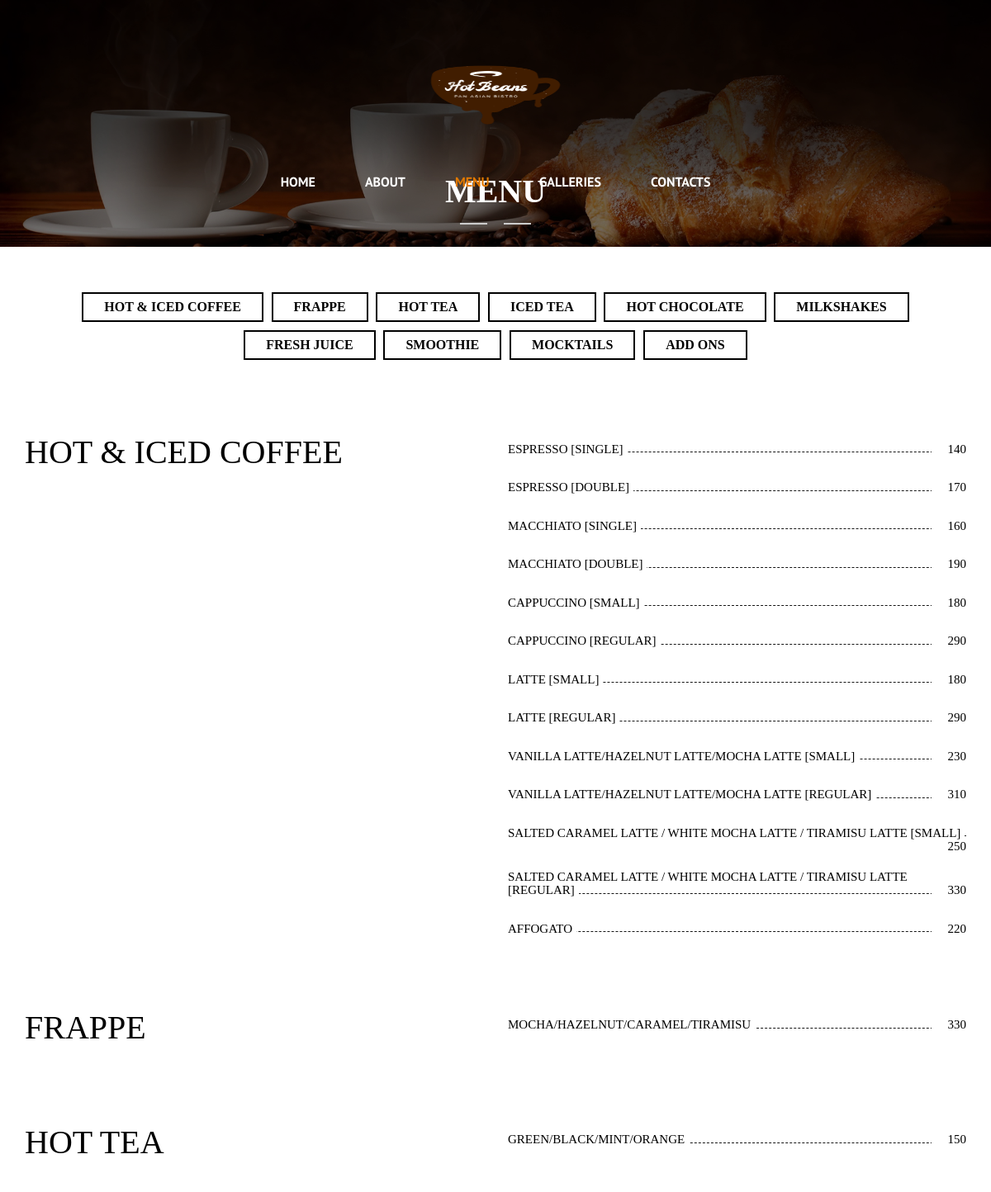
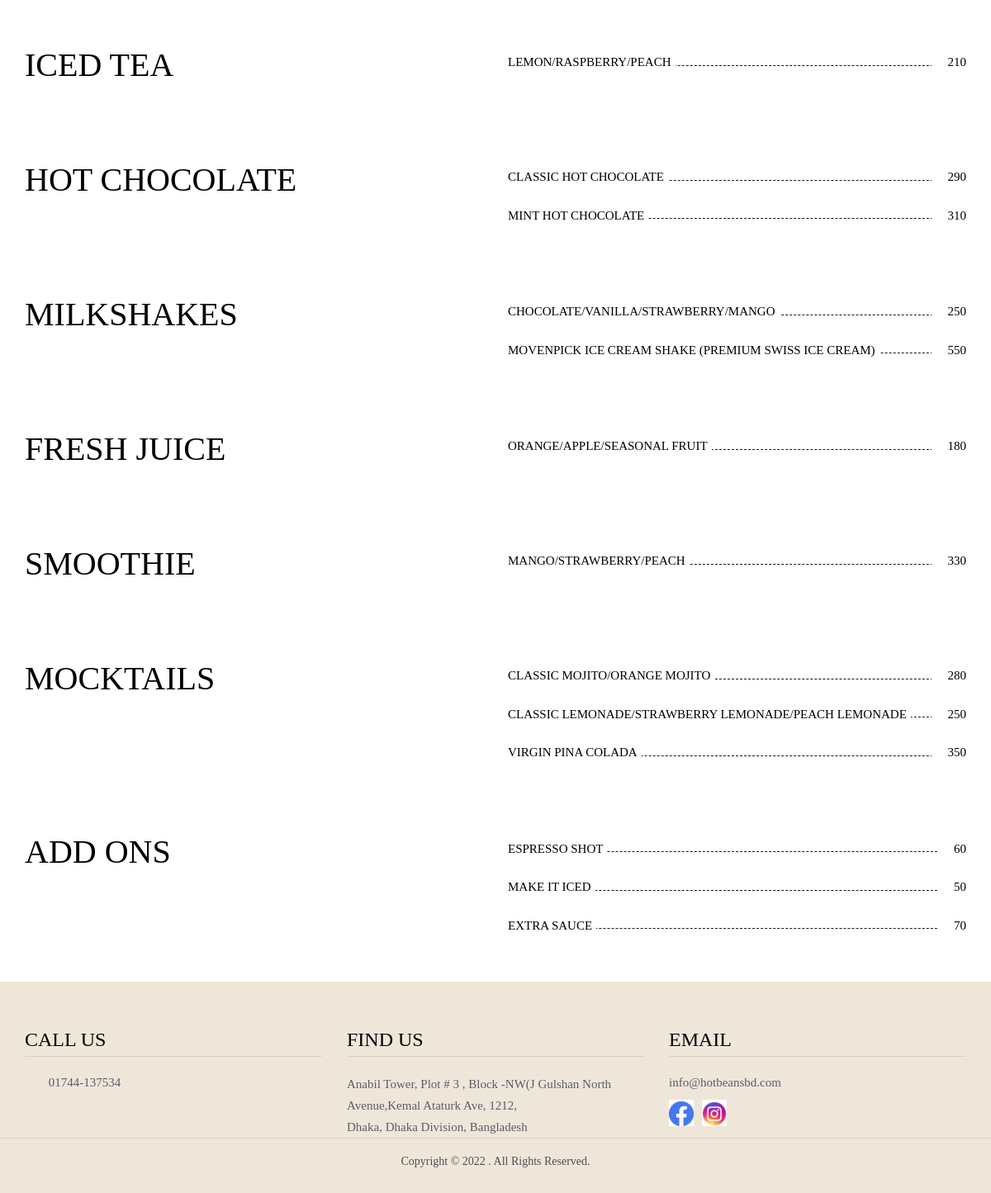
Page /menu.php on the committed database (2 pictures, top to bottom).
### tables this page shows
CREATE TABLE `categories` (
  `id` int(11) NOT NULL AUTO_INCREMENT,
  `category` varchar(255) DEFAULT NULL,
  `created_at` datetime DEFAULT NULL,
  `updated_at` datetime DEFAULT NULL,
  PRIMARY KEY (`id`)
);

CREATE TABLE `food_items` (
  `id` int(11) NOT NULL AUTO_INCREMENT,
  `category_id` int(11) DEFAULT NULL,
  `title` varchar(500) NOT NULL,
  `description` text DEFAULT NULL,
  `price` decimal(10,0) DEFAULT NULL,
  `image` varchar(255) DEFAULT NULL,
  `created_at` datetime DEFAULT NULL,
  `updated_at` datetime DEFAULT NULL,
  PRIMARY KEY (`id`)
);

### menu.php (the view, shortened to what this page needs)
<!doctype html>
<html class="no-js" lang="">
<head>
	<?php
		include('layout/head.php');
		include('php/connection.php');
	?>
</head>
<body class="page-menu">
	<div id="wrap">
		<header class="header">
			<div class="header-inner">
					<?php
						include('layout/header.php');
					?>
			</div>
		</header>
		<div id="main-content" class="main-content">
			<div class="page-header">
				<figure class="post-thumbnail">
				</figure>
				<h1 class="title"><span class="line-title">Menu<i class="fa">&#xf111;</i></span></h1>
			</div>
			<div class="page-content">
				<div id="menus" class="menus">
					<div class="container">
						<div id="filter" class="filter">
							<?php
								$sql = "SELECT * FROM categories order by id asc";
								$result = $conn->query($sql);
	                            if ($result->num_rows > 0) {
                              		while($row = $result->fetch_assoc()) {
							?>
							<button class="button" data-filter=".<?php echo $row['id'] ?>" style="margin-bottom:10px;"><?php echo $row['category'];?></button>
							<?php }}?>
						</div>
						<div class="menus-inner">
							<?php
								$sql = "SELECT * FROM categories order by id asc";
								$result = $conn->query($sql);
								if($result->num_rows > 0) {
                              		while($row = $result->fetch_assoc()) {
							?>
							<section id="<?php echo $row['id'] ?>" class="section menu-item <?php echo $row['id'] ?>">
								<div class="row">
									<div class="col-sm-6">
										<h1 class="title"><?php echo $row['category'] ?></h1>
									</div>
									<div class="col-sm-6">
										<div class="menu-inner">
											<?php
												$sql = "SELECT * FROM food_items where category_id=".$row['id'];
		                              			$data = $conn->query($sql);
													if($data->num_rows > 0) {
					                              		while($row = $data->fetch_assoc()) {
											?>
											<aside class="clearfix animated" data-animate="fadeInRight">
												<div class="menu-content">
													<h5 class="title menu-title"><span><?php echo $row['title']; ?></span><span class="menu-price"><i class="fa fa-usd"></i><?php echo $row['price']; ?></span></h5>
												</div>
											</aside>
											<?php }}?>
										</div>
									</div>
								</div>
							</section>
							<?php }}?>
						</div>
					</div>
				</div>
			</div>
		</div>
		<?php
			include('layout/footer.php')
		?>
	</div>
</body>
</html>

### layout/head.php (shortened to what this page needs)
<link rel="stylesheet" href="./assets/css/animate.css">
<link rel="stylesheet" href="./assets/css/hover.css">
<link rel="stylesheet" href="./assets/css/bootstrap.min.css">
<link rel="stylesheet" href="./assets/css/font-awesome.min.css">
<link rel="stylesheet" href="./assets/css/nivo-slider.css">
<link rel="stylesheet" href="./assets/css/flickity.min.css">
<link rel="stylesheet" href="./assets/css/main.css">
<link rel="stylesheet" href="./assets/css/responsive.css">
<link rel="stylesheet" href="./assets/css/color/default.css">

### layout/header.php (shortened to what this page needs)
<div class="container">
	<div class="header-top">
		<div class="row">
			<div class="col-sm-4 header-left col-xs-6">
			</div>
			<div class="col-sm-4 header-right col-sm-push-4  col-xs-6">
			</div>
			<div id="logo" class="col-sm-4 logo col-sm-pull-4">
				<a href="index.php"><img alt="The Retation" src="./assets/imgs/hotbeans.png" width="220" height="120"></a>
			</div>
		</div>
	</div>
</div>
<nav id="primary-navigation" class="navbar" role="navigation">
	<div class="navbar-inner">
		<div id="navbar" class="navbar-collapse collapse">
			<ul class="nav navbar-nav">
				<li class="<?php if(strpos($_SERVER['REQUEST_URI'], 'index.php')) echo 'active'; ?>"><a href="index.php">Home</a></li>
				<li class="<?php if(strpos($_SERVER['REQUEST_URI'], 'about.php')) echo 'active'; ?>"><a href="about.php">About</a></li>
				<li class="<?php if(strpos($_SERVER['REQUEST_URI'], 'menu.php')) echo 'active'; ?>"><a href="menu.php">Menu</a></li>
				<li class="<?php if(strpos($_SERVER['REQUEST_URI'], 'galleries.php')) echo 'active'; ?>"><a href="galleries.php">Galleries</a>
				</li>
				<li class="<?php if(strpos($_SERVER['REQUEST_URI'], 'contact.php')) echo 'active'; ?>"><a href="contact.php">Contacts</a></li>
			</ul>
		</div>
	</div>
</nav>

### layout/footer.php (shortened to what this page needs)
<footer id="footer">
	<div class="footer-info">
		<div class="container">
			<div class="row">
				<div class="col-sm-4">
					<aside class="widget">
						<h3 class="title">Call Us</h3>
						<div class="widget-content contact-us">
							<p><i class="fa">&#xf095;</i><span>01744-137534</span></p>
						</div>
					</aside>
				</div>
				<div class="col-sm-4">
					<aside class="widget">
						<h3 class="title">Find US</h3>
						<div class="widget-content">
							<ul>
								<li>Anabil Tower, Plot # 3 , Block -NW(J Gulshan North Avenue,Kemal Ataturk Ave, 1212,<br> Dhaka, Dhaka Division, Bangladesh</li>
							</ul>
						</div>
					</aside>
				</div>
				<div class="col-sm-4">
					<aside class="widget">
						<h3 class="title">Email</h3>
						<div class="widget-content">
							<p>info@hotbeansbd.com</p>
							<ul class="social">
								<li><a href="https://www.facebook.com/hotbeansbd" class="" target="_blank"><img src="images/fb.png"></a></li>
								<li><a href="https://www.instagram.com/hotbeansbd/" class="" target="_blank"><img src="images/insta.png"></a></li>
							</ul>
						</div>
					</aside>
				</div>
			</div>
		</div>
	</div>
	<div class="copyright">
		<div class="container">
			<p>
				Copyright &copy; <?php echo date('Y'); ?> . All Rights Reserved.
			</p>
		</div>
	</div>
</footer>

### assets/css/main.css (style rules this page uses)
body { font-size: 15px; line-height: 22px; }
body:before { content: ""; position: fixed; top: 0; left: 0; bottom: 0; right: 0; opacity: 0; z-index: -999; -webkit-transition: opacity 2s, z-index 2s; transition: opacity 2s, z-index 2s; }
body:after { content: "\f110"; position: fixed; top: 50%; left: 0; right: 0; font-family: FontAwesome; font-size: 48px; text-align: center; margin-top: -20px; z-index: -999; opacity: 0; -webkit-transition: opacity 2s, z-index 2s; transition: opacity 2s, z-index 2s; -webkit-animation: fa-spin 2s infinite linear; animation: fa-spin 2s infinite linear; }
img { max-width: 100%; }
h1,h2,h3,h4,h5,h6 { margin: 0 0 10px; }
h1.title, h2.title, h3.title, h4.title, h5.title, h6.title { text-transform: uppercase; }
h1.title { font-size: 40px; }
.line-title { display: inline-block; margin-bottom: 25px; padding-bottom: 20px; position: relative; }
.line-title .fa { bottom: 0; font-size: 6px; left: 0; position: absolute; right: 0; text-align: center; }
.line-title:after, .line-title:before { bottom: 0; content: ""; position: absolute; }
.line-title:before { bottom: 2px; height: 2px; left: 15%; right: 50%; z-index: 1; margin-right: 10px; }
.line-title:after { bottom: 2px; height: 2px; right: 15%; left: 50%; z-index: 1; margin-left: 10px; }
#wrap { overflow-x: hidden; }
.header { position: relative; }
.header a { color: inherit; }
.header-inner { left: 0; position: absolute; right: 0; text-align: center; top: 0; z-index: 2; }
.header-top { margin-top: 55px; margin-bottom: 20px; }
#primary-navigation { border: 0 none; border-radius: 0; display: inline-block; margin: 0; padding: 0; }
.header-left, .header-right { margin-top: 25px; }
.header-left { text-align: right; }
.header-right { text-align: left; }
#primary-navigation { font-size: 16px; text-transform: uppercase; }
.navbar-nav > li { margin: 0 30px; padding-bottom: 15px; }
.navbar-nav > li > a { padding-left: 0; padding-right: 0; font-weight: bold; }
.page-content { padding-top: 55px; }
.section { padding: 90px 0 50px; overflow: hidden; }
.section.menu-item { padding: 30px 0; }
.page-header { padding: 0; margin: 0; text-align: center; position: relative; border: 0; }
.page-header .post-thumbnail { position: relative; }
.page-header .post-thumbnail:after { content:""; position: absolute; top: 0; bottom: 0; left: 0; right: 0; opacity: 0.45; }
.page-header .title { bottom: 0; left: 0; margin: 0; position: absolute; right: 0; font-weight: bold; }
.galleries .filter, .menus .filter { margin-bottom: 35px; padding: 15px 0; text-align: center; }
.galleries .filter .button, .menus .filter .button { font-size: 16px; text-transform: uppercase; font-weight: bold; padding: 0 25px; line-height: 32px; border: 2px solid; background-color: transparent; margin: 0 3px; }
#menus { margin-top: -15px; }
.menus .menu-inner { padding-top: 10px; }
.menus h1.title { margin-bottom: 35px; }
.menus aside { margin-bottom: 20px; font-size: 14px; }
.menus .menu-content { overflow: hidden; }
.menus .menu-title { font-size: 15px; position: relative; }
.menus .menu-title:after { content: ""; position: absolute; bottom: 4px; left: 0; right: 0; border-bottom: 1px dashed; z-index: 1; }
.menus .menu-title span { background-color: inherit; position: relative; z-index: 2; padding: 0 5px 0 0; }
.menus .menu-title .menu-price { float: right; font-size: 15px; font-weight: normal; padding: 0 0 0 5px; }
.menus .menu-title .menu-price .fa { margin-right: 3px; }
#footer { padding: 50px 0 0; }
.footer-info .widget > .title { border-bottom: 1px solid; line-height: 40px; margin-bottom: 20px; }
.footer-info .contact-us p { display: inline-block; width: 100%; margin-bottom: 20px; }
.footer-info .contact-us .fa { float: left; font-size: 24px; margin-right: 10px; }
.footer-info .contact-us p span { overflow: hidden; }
.footer-info ul { list-style: none; margin: 0; padding: 0; line-height: 26px; }
.footer-info a { color: inherit; }
.footer-info .social li { float: left; width: 30px; line-height: 30px; text-align: center; margin-right: 10px; margin-bottom: 10px; font-size: 18px; }
.footer-info .social li a { display: block; }
.copyright { line-height: 56px; font-size: 14px; text-align: center; border-top: 1px solid; }

### rows in the picture
categories: category "HOT & ICED COFFEE"
categories: category "FRAPPE"
categories: category "HOT TEA"
categories: category "ICED TEA"
categories: category "HOT CHOCOLATE"
categories: category "MILKSHAKES"
categories: category "FRESH JUICE"
categories: category "SMOOTHIE"
categories: category "MOCKTAILS"
categories: category "ADD ONS"
food_items: title "ESPRESSO [SINGLE]", price "140"
food_items: title "ESPRESSO [DOUBLE]", price "170"
food_items: title "MACCHIATO [SINGLE]", price "160"
food_items: title "MACCHIATO [DOUBLE]", price "190"
food_items: title "CAPPUCCINO [SMALL]", price "180"
food_items: title "CAPPUCCINO [REGULAR]", price "290"
food_items: title "LATTE [SMALL]", price "180"
food_items: title "LATTE [REGULAR]", price "290"
food_items: title "VANILLA LATTE/HAZELNUT LATTE/MOCHA LATTE [SMALL]", price "230"
food_items: title "VANILLA LATTE/HAZELNUT LATTE/MOCHA LATTE [REGULAR]", price "310"
food_items: title "SALTED CARAMEL LATTE / WHITE MOCHA LATTE / TIRAMISU LATTE [SMALL]", price "250"
food_items: title "SALTED CARAMEL LATTE / WHITE MOCHA LATTE / TIRAMISU LATTE [REGULAR]", price "330"
food_items: title "AFFOGATO", price "220"
food_items: title "MOCHA/HAZELNUT/CARAMEL/TIRAMISU", price "330"
food_items: title "GREEN/BLACK/MINT/ORANGE", price "150"
food_items: title "LEMON/RASPBERRY/PEACH", price "210"
food_items: title "CLASSIC HOT CHOCOLATE", price "290"
food_items: title "MINT HOT CHOCOLATE", price "310"
food_items: title "CHOCOLATE/VANILLA/STRAWBERRY/MANGO", price "250"
food_items: title "MOVENPICK ICE CREAM SHAKE (PREMIUM SWISS ICE CREAM)", price "550"
food_items: title "ORANGE/APPLE/SEASONAL FRUIT", price "180"
food_items: title "MANGO/STRAWBERRY/PEACH", price "330"
food_items: title "CLASSIC MOJITO/ORANGE MOJITO", price "280"
food_items: title "CLASSIC LEMONADE/STRAWBERRY LEMONADE/PEACH LEMONADE", price "250"
food_items: title "VIRGIN PINA COLADA", price "350"
food_items: title "ESPRESSO SHOT", price "60"
food_items: title "MAKE IT ICED", price "50"
food_items: title "EXTRA SAUCE", price "70"
